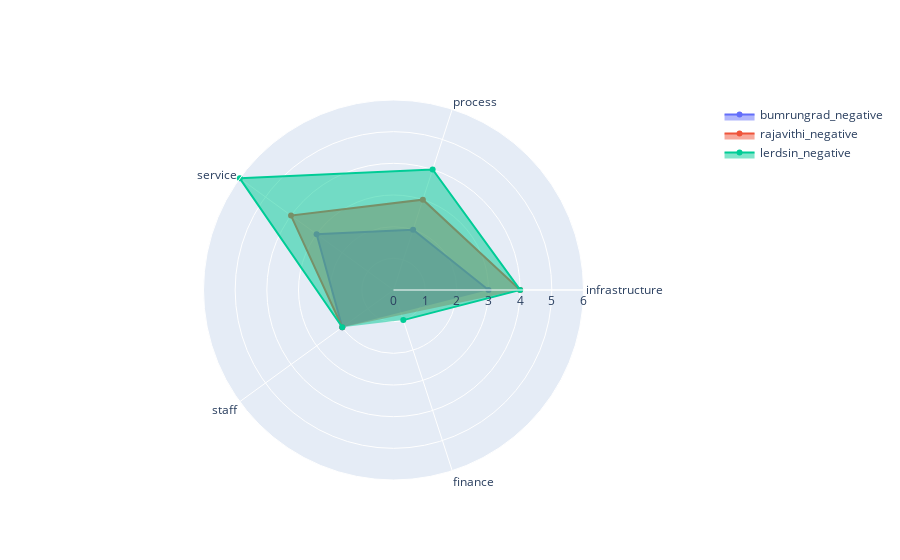

Notebook cell for this chart:
### Code cell
import plotly.graph_objects as go

fig = go.Figure()
fig.add_trace(go.Scatterpolar(
      r=bumrungrad_negcount["#"],
      theta= bumrungrad_negcount['category'],
      fill='toself',
      name='bumrungrad_negative'
))
fig.add_trace(go.Scatterpolar(
      r= rajavithi_negcount["#"],
      theta= rajavithi_negcount['category'],
      fill='toself',
      name='rajavithi_negative'
))
fig.add_trace(go.Scatterpolar(
      r= lerdsin_negcount["#"],
      theta=lerdsin_negcount['category'],
      fill='toself',
      name='lerdsin_negative'
))
fig.update_layout(
  polar=dict(
    radialaxis=dict(
      visible=True,
      range=[0, 6]
    )),
  showlegend=True
)
fig.show()

### Figure 1 — Plotly figure (JSON) as saved in the notebook; plotly's stock layout.template omitted (floating-point values rounded to 4 significant figures)
{"data": [{"fill": "toself", "name": "bumrungrad_negative", "r": [3, 2, 3, 2], "theta": ["infrastructure", "process", "service", "staff"], "type": "scatterpolar"}, {"fill": "toself", "name": "rajavithi_negative", "r": [4, 3, 4, 2], "theta": ["infrastructure", "process", "service", "staff"], "type": "scatterpolar"}, {"fill": "toself", "name": "lerdsin_negative", "r": [1, 4, 4, 6, 2], "theta": ["finance", "infrastructure", "process", "service", "staff"], "type": "scatterpolar"}], "layout": {"polar": {"radialaxis": {"range": [0, 6], "visible": true}}, "showlegend": true}}
